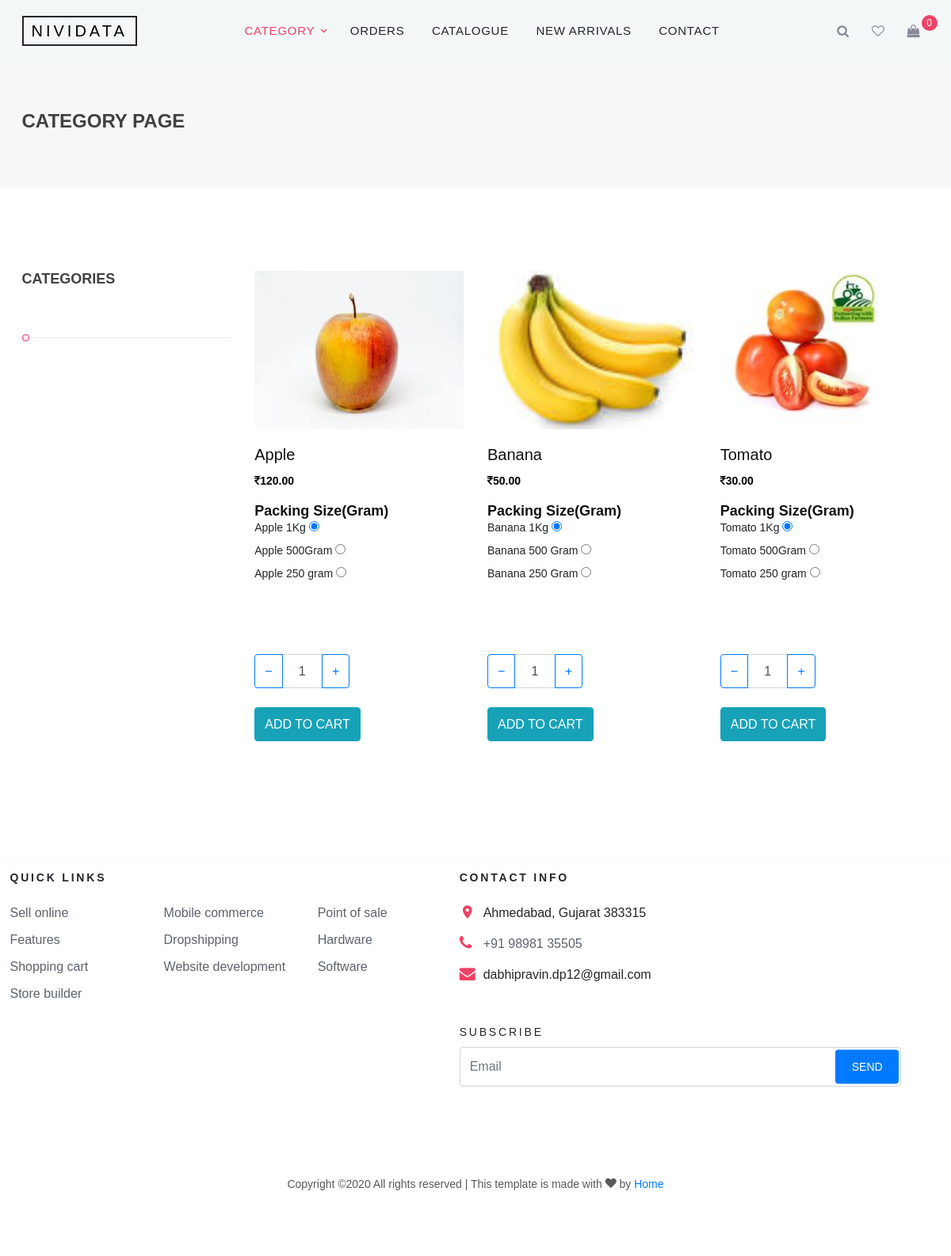
/categorys/1/ (signed in), run on the app's committed database.
### shopping/models.py (models this page shows, shortened)
class Cart(models.Model):
    user = models.ForeignKey(User, related_name="user_cart", on_delete=models.CASCADE, null=True)
    total = models.DecimalField(max_digits=10, decimal_places=2, default=0)
    status = models.BooleanField(default=True)
    shipping_address = models.ForeignKey('Address', related_name='cart_shipping_address', on_delete=models.SET_NULL, blank=True, null=True)
    billing_address = models.ForeignKey('Address', related_name='cart_billing_address', on_delete=models.SET_NULL, blank=True, null=True)
    coupon = models.ForeignKey('CouponCode', related_name="cart_coupon", on_delete=models.CASCADE, blank=True, null=True)
    total_discount = models.DecimalField(max_digits=10, decimal_places=2, null=True, blank=True)

class Product(models.Model):
    name = models.CharField(max_length=55)
    subcategory = models.ForeignKey(Categorys, related_name="product_subcategory", on_delete=models.CASCADE)
    description = models.TextField(max_length=500)
    price = models.DecimalField(max_digits=10, decimal_places=2)
    image = models.ImageField(blank=True, upload_to='product/', null=True)
    status = models.BooleanField(default=True)
    product_type = models.ForeignKey(ProductType, related_name="product_type", on_delete=models.CASCADE)
    product = models.ForeignKey("self", related_name="parent", on_delete= models.CASCADE, null=True, blank=True)
    is_parent = models.BooleanField()

class ProductAttribute(models.Model):
    name = models.CharField(max_length=50)

### shopping/views.py (the view, shortened to what this page needs)
# urls.py: path("categorys/<int:pk>/", ProductCategory.as_view(), name="testing"),
class ProductCategory(View):
    template_name = "product_category.html"
    def get(self, request, pk):
        category_obj = Categorys.objects.get(id=pk)
        categorys_list = category_obj.get_descendants(include_self=True)
        products_list = Product.objects.filter(subcategory__in=categorys_list)
        product_type = ProductType.objects.filter(name=category_obj.name)
        prod_attr = []
        if product_type:
            for prod_typ in product_type:
                prod_attr.extend(list(prod_typ.product_attribute.all()))
        return render(request, self.template_name, {"prod": products_list, "cat_obj":category_obj, "pro_attr":prod_attr})

### shopping/context_processors.py (called while the page is built)
def add_variable_to_context(request):
    cart_object = Cart.objects.get(user=request.user)
    total_cart_item = cart_object.cart_item.all()
    return {
        'cart_item_count': total_cart_item,
        "categorys":Categorys.objects.all(),
    }

### templates/product_category.html (shortened to what this page needs)
{% extends 'base.html' %}
{% load mptt_tags %}
{% block main %}
<div class="site-wrap">
    {% include "navbar.html" %}
	<div class="page-top-info">
		<div class="container">
			<h4>Category Page</h4>
		</div>
	</div>
	<section class="category-section spad">
		<div class="container">
			<div class="row">
				<div class="col-lg-3 order-2 order-lg-1">
					<div class="filter-widget">
						<h2 class="fw-title">Categories</h2>
						<ul class="category-menu">
                        {% recursetree categorys %}
                            <li>
                                <a href="{% url 'testing' node.id %}">{{ node.name }}</a>
                            </li>
                        {% endrecursetree %}
						</ul>
                    </div>
                </div>
				<div class="col-lg-9  order-1 order-lg-2 mb-5 mb-lg-0">
					<div class="row" id = 'countid'>
                        {% include "product.html" %}
					</div>
				</div>
			</div>
		</div>
    </section>
    {% include "footer.html" %}
    </div>
{% endblock %}

### templates/navbar.html (shortened to what this page needs)
{% load mptt_tags %}
<div class="site-navbar bg-white py-2" style="background: #f0f4f6b8 !important;">
      <div class="container">
        <div class="d-flex align-items-center justify-content-between">
          <div class="logo">
            <div class="site-logo">
              <a href="{% url 'product' %}" style="padding-top: 6px; padding-bottom: 6px;" class="js-logo-clone">NIVIDATA</a>
            </div>
          </div>
          <div class="main-nav d-none d-lg-block">
            <nav class="site-navigation text-right text-md-center" role="navigation">
              <ul class="site-menu js-clone-nav d-none d-lg-block">
                <li class="has-children active">
                  <a href="#">Category</a>
                </li>
                <li><a href="{% url 'order' %}">Orders</a></li>
                <li><a href="#">Catalogue</a></li>
                <li><a href="#">New Arrivals</a></li>
                <li><a href="#">Contact</a></li>
              </ul>
            </nav>
          </div>
          <div class="icons">
            <a href="#" class="icons-btn d-inline-block js-search-open"><span class="icon-search"></span></a>
            <a href="#" class="icons-btn d-inline-block"><span class="icon-heart-o"></span></a>
            <a href="{% url 'cartlists' %}" class="icons-btn d-inline-block bag">
              <span class="icon-shopping-bag"></span>
              <span class="number" id = "count">{{cart_item_count.count}}</span>
            </a>
          </div>
        </div>
      </div>
    </div>

### templates/product.html (shortened to what this page needs)
{% for product in prod %}
{% load static %}
{% if product.is_parent %}
<div class="col-lg-4 col-md-6 item-entry mb-5">
    <a href="{% url 'product_details' product.id %}">
        <div style="height: 200px;">
        <img src="{{product.image.url}}" style="height: 100%;" alt="Image"  class="img-fluid">
        </div>
    </a>
    <h1 class="item-title" style="font-size: 20px; padding-top: 20px; padding-bottom: 10px;">{{product.name}}</h1>
    <p><strong class="item-price" id=price_{{product.id}}><i class='fa fa-inr' aria-hidden='true'></i>{{product.price}}</strong></p>
    <form method="POST" class="form">
        {% for pro_attr in product.product_type.product_attribute.all%}
        <h5>{{pro_attr.name}}</h5>
        {% endfor %}
        <div style="min-height: 170px; max-height: 250px; font-size: 14px;">
            <ul>
            {% for child in product.parent.all %}
                {% if product.parent.all.first == child %}
                <li style="list-style: none;">
                    <label for={{child.id}}>{{child.name}}</label>
                    <input type="radio" id={{child.id}} name="child" my_cat = {{cat_obj.id}}  class="chil" value="{{child.id}}" checked>
                </li>
                {% else %}
                <li style="list-style: none;">
                    <label for={{child.id}}>{{child.name}}</label>
                    <input type="radio" id={{child.id}} name="child" my_cat = {{cat_obj.id}} class="chil" value="{{child.id}}">
                </li>
                {% endif %}
            {% endfor %}
            </ul>
        </div>
        <div class="input-group mb-4" style="max-width: 120px;">
                <div class="input-group-prepend">
                <button class="btn btn-outline-primary js-btn-minus" type="button">&minus;</button>
                </div>
                <input type="text" class="form-control text-center" style="height:43px" name ="{{product.name|cut:' '}}" value=1 aria-label="Example text with button addon" aria-describedby="button-addon1">
                <div class="input-group-append">
                <button class="btn btn-outline-primary js-btn-plus" type="button">&plus;</button>
                </div>
            </div>
        <button type="submit" class="btn btn-info">Add to Cart</button>
    </form>
</div>
{% endif %}
{% endfor %}

### static/css/style.css (style rules this page uses)
body { line-height: 1.7; color: #8c92a0; font-weight: 300; font-size: 16px; }
a { -webkit-transition: .3s all ease; -o-transition: .3s all ease; transition: .3s all ease; }
.site-wrap:before { -webkit-transition: .3s all ease-in-out; -o-transition: .3s all ease-in-out; transition: .3s all ease-in-out; background: rgba(0, 0, 0, 0.6); content: ""; position: absolute; z-index: 2000; top: 0; left: 0; right: 0; bottom: 0; opacity: 0; visibility: hidden; }
.btn { height: 43px; -webkit-transition: .3s all ease-in-out; -o-transition: .3s all ease-in-out; transition: .3s all ease-in-out; text-transform: uppercase; font-size: 13px; }
.form-control { height: 43px; }
.site-logo a { text-transform: uppercase; letter-spacing: .2em; font-size: 20px; padding-left: 10px; padding-right: 10px; border: 2px solid #25262a; color: #000 !important; }
.icons-btn { display: inline-block; text-align: center; }
.icons-btn span { display: block; height: 40px; width: 40px; line-height: 40px; }
.site-navbar { background: #fff; margin-bottom: 0px; z-index: 1999; position: relative; background: #fff !important; }
.site-navbar a { color: #868995; }
.site-navbar .site-navigation .site-menu { margin-left: 0; padding-left: 0; margin-bottom: 0; }
.site-navbar .site-navigation .site-menu .active > a { color: #ee4266; }
.site-navbar .site-navigation .site-menu a { text-decoration: none !important; font-size: 15px; display: inline-block; }
.site-navbar .site-navigation .site-menu > li { display: inline-block; padding: 10px 5px; }
.site-navbar .site-navigation .site-menu > li > a { padding: 10px 10px; text-transform: uppercase; letter-spacing: .05em; color: #25262a; font-size: 15px; text-decoration: none !important; }
.site-navbar .site-navigation .site-menu .has-children { position: relative; }
.site-navbar .site-navigation .site-menu .has-children > a { position: relative; padding-right: 20px; }
.site-navbar .site-navigation .site-menu .has-children > a:before { position: absolute; content: "\e313"; font-size: 16px; top: 50%; right: 0; -webkit-transform: translateY(-50%); -ms-transform: translateY(-50%); transform: translateY(-50%); font-family: 'icomoon'; }
.site-navbar .site-navigation .site-menu .has-children a { text-transform: uppercase; }
.site-mobile-menu .site-mobile-menu-header .site-mobile-menu-logo a { display: inline-block; text-transform: uppercase; color: #25262a; letter-spacing: .2em; font-size: 20px; padding-left: 10px; padding-right: 10px; border: 2px solid #25262a; }
.site-mobile-menu .site-nav-wrap { padding: 0; margin: 0; list-style: none; position: relative; }
.site-mobile-menu .site-nav-wrap a { padding: 10px 20px; display: block; position: relative; color: #212529; }
.site-mobile-menu .site-nav-wrap li { position: relative; display: block; }
.site-mobile-menu .site-nav-wrap li.active > a { color: #ee4266; }
.site-mobile-menu .site-nav-wrap > li { display: block; position: relative; float: left; width: 100%; }
.site-mobile-menu .site-nav-wrap > li > a { padding-left: 20px; font-size: 20px; }
.bag { position: relative; }
.bag .number { position: absolute; top: 0; width: 20px; height: 20px; border-radius: 50%; line-height: 20px; color: #fff; font-size: 12px; background: #ee4266; right: -10px; }
.item-entry .item-title { font-size: 18px; font-weight: normal; margin-bottom: 0; }
.item-entry .item-price { color: #000; font-weight: bold; }

### data on the page
Cart: count "0"
Product: image (picture), name "Apple", price "120.00"
ProductAttribute: name "Packing Size(Gram)"
Product: name "Apple 1Kg"
Product: name "Apple 500Gram"
Product: name "Apple 250 gram"
Product: image (picture), name "Banana", price "50.00"
Product: name "Banana 1Kg"
Product: name "Banana 500 Gram"
Product: name "Banana 250 Gram"
Product: image (picture), name "Tomato", price "30.00"
Product: name "Tomato 1Kg"
Product: name "Tomato 500Gram"
Product: name "Tomato 250 gram"
